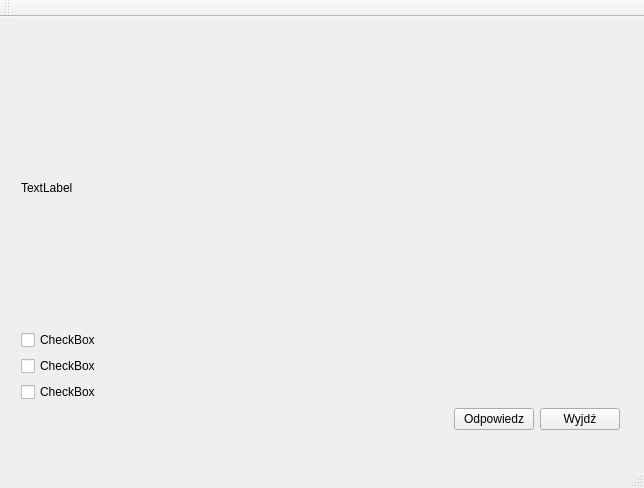
<?xml version="1.0" encoding="UTF-8"?>
<ui version="4.0">
 <class>MainWindow</class>
 <widget class="QMainWindow" name="MainWindow">
  <property name="geometry">
   <rect>
    <x>0</x>
    <y>0</y>
    <width>644</width>
    <height>488</height>
   </rect>
  </property>
  <property name="windowTitle">
   <string>MainWindow</string>
  </property>
  <widget class="QWidget" name="centralWidget">
   <widget class="QWidget" name="gridLayoutWidget">
    <property name="geometry">
     <rect>
      <x>10</x>
      <y>10</y>
      <width>621</width>
      <height>414</height>
     </rect>
    </property>
    <layout class="QGridLayout" name="gridLayout">
     <item row="3" column="0">
      <widget class="QCheckBox" name="checkBox_3">
       <property name="text">
        <string>CheckBox</string>
       </property>
      </widget>
     </item>
     <item row="2" column="0">
      <widget class="QCheckBox" name="checkBox_2">
       <property name="text">
        <string>CheckBox</string>
       </property>
      </widget>
     </item>
     <item row="1" column="0">
      <widget class="QCheckBox" name="checkBox">
       <property name="text">
        <string>CheckBox</string>
       </property>
      </widget>
     </item>
     <item row="0" column="0">
      <widget class="QLabel" name="label">
       <property name="minimumSize">
        <size>
         <width>0</width>
         <height>300</height>
        </size>
       </property>
       <property name="text">
        <string>TextLabel</string>
       </property>
      </widget>
     </item>
     <item row="4" column="0">
      <layout class="QHBoxLayout" name="horizontalLayout">
       <item>
        <spacer name="horizontalSpacer">
         <property name="orientation">
          <enum>Qt::Horizontal</enum>
         </property>
         <property name="sizeHint" stdset="0">
          <size>
           <width>40</width>
           <height>20</height>
          </size>
         </property>
        </spacer>
       </item>
       <item>
        <widget class="QPushButton" name="pushButton_2">
         <property name="text">
          <string>Odpowiedz</string>
         </property>
        </widget>
       </item>
       <item>
        <widget class="QPushButton" name="pushButton">
         <property name="text">
          <string>Wyjdź</string>
         </property>
        </widget>
       </item>
      </layout>
     </item>
    </layout>
   </widget>
  </widget>
  <widget class="QMenuBar" name="menuBar">
   <property name="geometry">
    <rect>
     <x>0</x>
     <y>0</y>
     <width>644</width>
     <height>20</height>
    </rect>
   </property>
  </widget>
  <widget class="QToolBar" name="mainToolBar">
   <attribute name="toolBarArea">
    <enum>TopToolBarArea</enum>
   </attribute>
   <attribute name="toolBarBreak">
    <bool>false</bool>
   </attribute>
  </widget>
  <widget class="QStatusBar" name="statusBar"/>
 </widget>
 <layoutdefault spacing="6" margin="11"/>
 <resources/>
 <connections/>
</ui>
